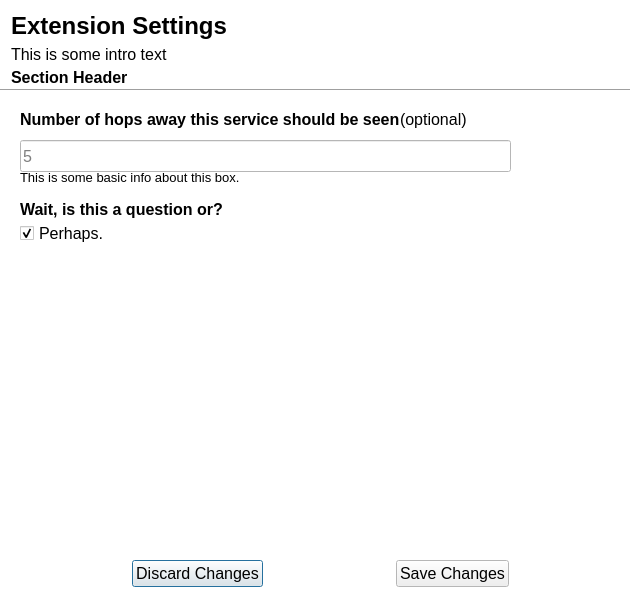
<?xml version="1.0" encoding="UTF-8"?>
<ui version="4.0">
 <class>app_settings</class>
 <widget class="QDialog" name="app_settings">
  <property name="windowModality">
   <enum>Qt::ApplicationModal</enum>
  </property>
  <property name="geometry">
   <rect>
    <x>0</x>
    <y>0</y>
    <width>640</width>
    <height>600</height>
   </rect>
  </property>
  <property name="minimumSize">
   <size>
    <width>0</width>
    <height>0</height>
   </size>
  </property>
  <property name="maximumSize">
   <size>
    <width>640</width>
    <height>16777215</height>
   </size>
  </property>
  <property name="palette">
   <palette>
    <active>
     <colorrole role="Base">
      <brush brushstyle="SolidPattern">
       <color alpha="255">
        <red>255</red>
        <green>255</green>
        <blue>255</blue>
       </color>
      </brush>
     </colorrole>
     <colorrole role="Window">
      <brush brushstyle="SolidPattern">
       <color alpha="255">
        <red>255</red>
        <green>255</green>
        <blue>255</blue>
       </color>
      </brush>
     </colorrole>
    </active>
    <inactive>
     <colorrole role="Base">
      <brush brushstyle="SolidPattern">
       <color alpha="255">
        <red>255</red>
        <green>255</green>
        <blue>255</blue>
       </color>
      </brush>
     </colorrole>
     <colorrole role="Window">
      <brush brushstyle="SolidPattern">
       <color alpha="255">
        <red>255</red>
        <green>255</green>
        <blue>255</blue>
       </color>
      </brush>
     </colorrole>
    </inactive>
    <disabled>
     <colorrole role="Base">
      <brush brushstyle="SolidPattern">
       <color alpha="255">
        <red>255</red>
        <green>255</green>
        <blue>255</blue>
       </color>
      </brush>
     </colorrole>
     <colorrole role="Window">
      <brush brushstyle="SolidPattern">
       <color alpha="255">
        <red>255</red>
        <green>255</green>
        <blue>255</blue>
       </color>
      </brush>
     </colorrole>
    </disabled>
   </palette>
  </property>
  <property name="font">
   <font>
    <pointsize>12</pointsize>
   </font>
  </property>
  <property name="windowTitle">
   <string>Commotion Error</string>
  </property>
  <widget class="Line" name="line">
   <property name="geometry">
    <rect>
     <x>0</x>
     <y>80</y>
     <width>630</width>
     <height>20</height>
    </rect>
   </property>
   <property name="orientation">
    <enum>Qt::Horizontal</enum>
   </property>
  </widget>
  <widget class="QLabel" name="section_head">
   <property name="geometry">
    <rect>
     <x>11</x>
     <y>68</y>
     <width>141</width>
     <height>24</height>
    </rect>
   </property>
   <property name="maximumSize">
    <size>
     <width>600</width>
     <height>30</height>
    </size>
   </property>
   <property name="font">
    <font>
     <weight>75</weight>
     <bold>true</bold>
    </font>
   </property>
   <property name="text">
    <string>Section Header</string>
   </property>
   <property name="alignment">
    <set>Qt::AlignLeading|Qt::AlignLeft|Qt::AlignTop</set>
   </property>
   <property name="wordWrap">
    <bool>true</bool>
   </property>
   <property name="margin">
    <number>1</number>
   </property>
  </widget>
  <widget class="QLabel" name="extension_settings_head">
   <property name="geometry">
    <rect>
     <x>11</x>
     <y>11</y>
     <width>600</width>
     <height>30</height>
    </rect>
   </property>
   <property name="maximumSize">
    <size>
     <width>600</width>
     <height>30</height>
    </size>
   </property>
   <property name="font">
    <font>
     <pointsize>18</pointsize>
     <weight>75</weight>
     <bold>true</bold>
    </font>
   </property>
   <property name="text">
    <string>Extension Settings</string>
   </property>
   <property name="scaledContents">
    <bool>false</bool>
   </property>
   <property name="wordWrap">
    <bool>true</bool>
   </property>
   <property name="margin">
    <number>0</number>
   </property>
  </widget>
  <widget class="QLabel" name="_intro_text">
   <property name="geometry">
    <rect>
     <x>11</x>
     <y>42</y>
     <width>438</width>
     <height>24</height>
    </rect>
   </property>
   <property name="maximumSize">
    <size>
     <width>600</width>
     <height>25</height>
    </size>
   </property>
   <property name="text">
    <string>This is some intro text</string>
   </property>
   <property name="alignment">
    <set>Qt::AlignLeading|Qt::AlignLeft|Qt::AlignVCenter</set>
   </property>
   <property name="margin">
    <number>1</number>
   </property>
  </widget>
  <widget class="QWidget" name="layoutWidget">
   <property name="geometry">
    <rect>
     <x>5</x>
     <y>560</y>
     <width>631</width>
     <height>34</height>
    </rect>
   </property>
   <layout class="QHBoxLayout" name="horizontalLayout">
    <property name="sizeConstraint">
     <enum>QLayout::SetMinAndMaxSize</enum>
    </property>
    <item>
     <spacer name="horizontalSpacer">
      <property name="orientation">
       <enum>Qt::Horizontal</enum>
      </property>
      <property name="sizeHint" stdset="0">
       <size>
        <width>40</width>
        <height>20</height>
       </size>
      </property>
     </spacer>
    </item>
    <item>
     <widget class="QPushButton" name="discard_button">
      <property name="text">
       <string>Discard Changes</string>
      </property>
     </widget>
    </item>
    <item>
     <spacer name="horizontalSpacer_4">
      <property name="orientation">
       <enum>Qt::Horizontal</enum>
      </property>
      <property name="sizeType">
       <enum>QSizePolicy::Expanding</enum>
      </property>
      <property name="sizeHint" stdset="0">
       <size>
        <width>40</width>
        <height>20</height>
       </size>
      </property>
     </spacer>
    </item>
    <item>
     <widget class="QPushButton" name="save_button">
      <property name="text">
       <string>Save Changes</string>
      </property>
     </widget>
    </item>
    <item>
     <spacer name="horizontalSpacer_3">
      <property name="orientation">
       <enum>Qt::Horizontal</enum>
      </property>
      <property name="sizeHint" stdset="0">
       <size>
        <width>29</width>
        <height>20</height>
       </size>
      </property>
     </spacer>
    </item>
   </layout>
  </widget>
  <widget class="QLabel" name="subsection2">
   <property name="geometry">
    <rect>
     <x>20</x>
     <y>200</y>
     <width>381</width>
     <height>24</height>
    </rect>
   </property>
   <property name="maximumSize">
    <size>
     <width>600</width>
     <height>30</height>
    </size>
   </property>
   <property name="font">
    <font>
     <weight>75</weight>
     <bold>true</bold>
    </font>
   </property>
   <property name="text">
    <string>Wait, is this a question or?</string>
   </property>
   <property name="alignment">
    <set>Qt::AlignLeading|Qt::AlignLeft|Qt::AlignTop</set>
   </property>
   <property name="wordWrap">
    <bool>true</bool>
   </property>
   <property name="margin">
    <number>1</number>
   </property>
  </widget>
  <widget class="QCheckBox" name="app_perm">
   <property name="geometry">
    <rect>
     <x>20</x>
     <y>220</y>
     <width>541</width>
     <height>26</height>
    </rect>
   </property>
   <property name="text">
    <string>Perhaps.</string>
   </property>
   <property name="checked">
    <bool>true</bool>
   </property>
  </widget>
  <widget class="QLabel" name="optional2">
   <property name="geometry">
    <rect>
     <x>400</x>
     <y>110</y>
     <width>121</width>
     <height>24</height>
    </rect>
   </property>
   <property name="maximumSize">
    <size>
     <width>600</width>
     <height>30</height>
    </size>
   </property>
   <property name="font">
    <font>
     <weight>50</weight>
     <bold>false</bold>
    </font>
   </property>
   <property name="text">
    <string>(optional)</string>
   </property>
   <property name="alignment">
    <set>Qt::AlignLeading|Qt::AlignLeft|Qt::AlignTop</set>
   </property>
   <property name="wordWrap">
    <bool>true</bool>
   </property>
   <property name="margin">
    <number>1</number>
   </property>
  </widget>
  <widget class="QLabel" name="info_descriptor">
   <property name="geometry">
    <rect>
     <x>20</x>
     <y>170</y>
     <width>491</width>
     <height>24</height>
    </rect>
   </property>
   <property name="maximumSize">
    <size>
     <width>600</width>
     <height>30</height>
    </size>
   </property>
   <property name="font">
    <font>
     <pointsize>10</pointsize>
     <weight>50</weight>
     <italic>false</italic>
     <bold>false</bold>
    </font>
   </property>
   <property name="text">
    <string>This is some basic info about this box.</string>
   </property>
   <property name="alignment">
    <set>Qt::AlignLeading|Qt::AlignLeft|Qt::AlignTop</set>
   </property>
   <property name="wordWrap">
    <bool>true</bool>
   </property>
   <property name="margin">
    <number>1</number>
   </property>
  </widget>
  <widget class="QLabel" name="app_hops_head">
   <property name="geometry">
    <rect>
     <x>20</x>
     <y>110</y>
     <width>381</width>
     <height>24</height>
    </rect>
   </property>
   <property name="maximumSize">
    <size>
     <width>600</width>
     <height>30</height>
    </size>
   </property>
   <property name="font">
    <font>
     <weight>75</weight>
     <bold>true</bold>
    </font>
   </property>
   <property name="text">
    <string>Number of hops away this service should be seen</string>
   </property>
   <property name="alignment">
    <set>Qt::AlignLeading|Qt::AlignLeft|Qt::AlignTop</set>
   </property>
   <property name="wordWrap">
    <bool>true</bool>
   </property>
   <property name="margin">
    <number>1</number>
   </property>
  </widget>
  <widget class="QLineEdit" name="text_entry">
   <property name="geometry">
    <rect>
     <x>20</x>
     <y>140</y>
     <width>491</width>
     <height>32</height>
    </rect>
   </property>
   <property name="text">
    <string/>
   </property>
   <property name="readOnly">
    <bool>false</bool>
   </property>
   <property name="placeholderText">
    <string>5</string>
   </property>
  </widget>
  <zorder>section_head</zorder>
  <zorder>extension_settings_head</zorder>
  <zorder>_intro_text</zorder>
  <zorder>layoutWidget</zorder>
  <zorder>line</zorder>
  <zorder>subsection2</zorder>
  <zorder>app_perm</zorder>
  <zorder>optional2</zorder>
  <zorder>info_descriptor</zorder>
  <zorder>app_hops_head</zorder>
  <zorder>text_entry</zorder>
 </widget>
 <resources>
  <include location="../untitled1/qml.qrc"/>
 </resources>
 <connections>
  <connection>
   <sender>discard_button</sender>
   <signal>clicked()</signal>
   <receiver>app_settings</receiver>
   <slot>close()</slot>
   <hints>
    <hint type="sourcelabel">
     <x>295</x>
     <y>485</y>
    </hint>
    <hint type="destinationlabel">
     <x>459</x>
     <y>-16</y>
    </hint>
   </hints>
  </connection>
  <connection>
   <sender>save_button</sender>
   <signal>clicked()</signal>
   <receiver>app_settings</receiver>
   <slot>close()</slot>
   <hints>
    <hint type="sourcelabel">
     <x>334</x>
     <y>489</y>
    </hint>
    <hint type="destinationlabel">
     <x>412</x>
     <y>14</y>
    </hint>
   </hints>
  </connection>
 </connections>
</ui>
